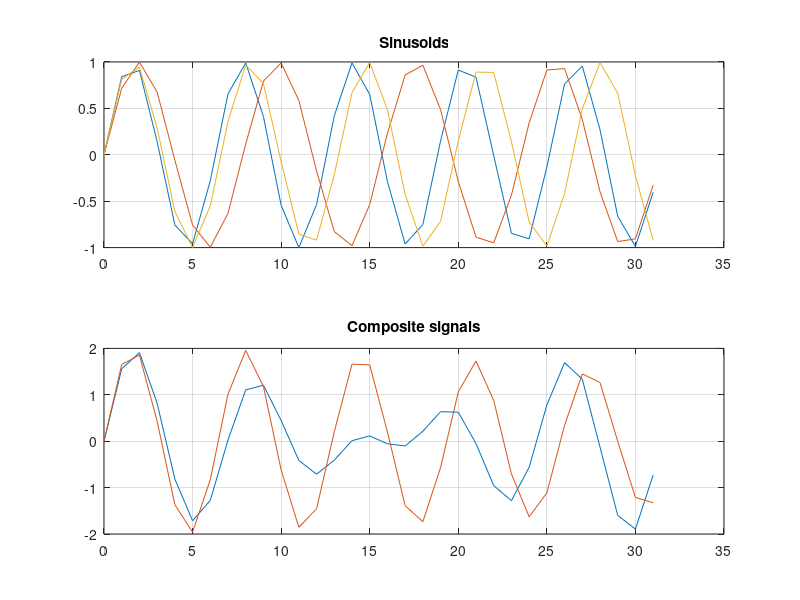
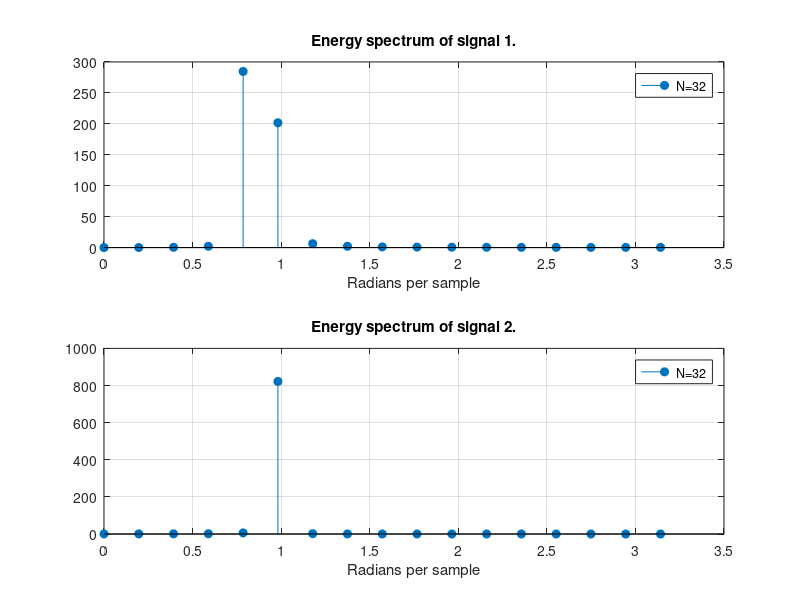
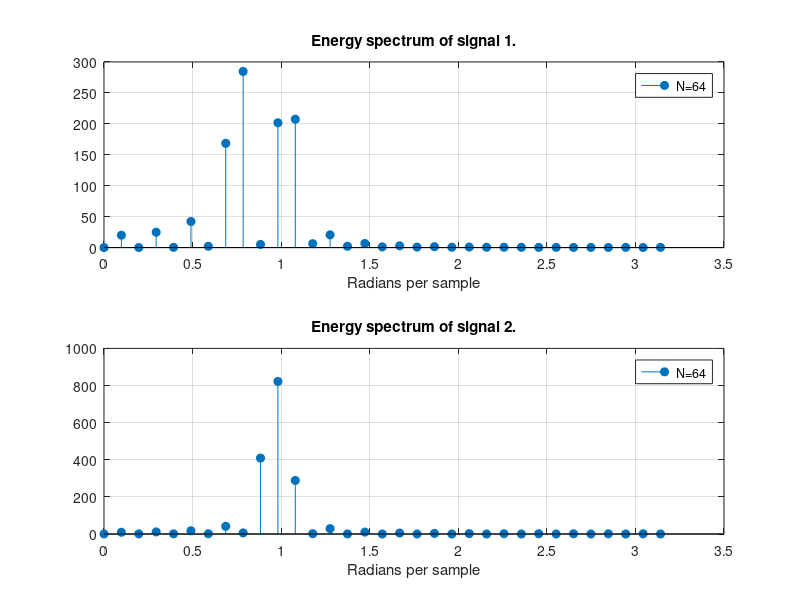
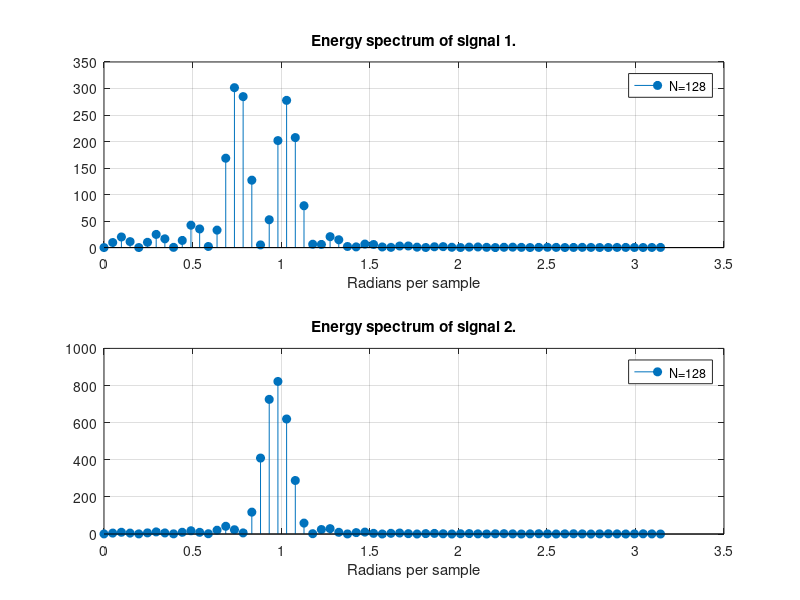

MATLAB code to generate these figures, in order:

echo on
omc=1;
N=32;
deltaom2=0.2;
deltaom3=0.05;
sin1=sin(omc*[0:N-1])';
sin2=sin((omc-deltaom2)*[0:N-1])';
sin3=sin((omc-deltaom3)*[0:N-1])';

signal1=sin1+sin2;
signal2=sin1+sin3;
x=0:N-1;
%plot signal
pause

figure(1)
clf
subplot(211)
plot([0:N-1],[sin1 sin2 sin3])
grid
title('Sinusoids')
subplot(212)
plot([0:N-1],[signal1 signal2])
grid
title('Composite signals')


%Energy spectra
pause

per1=abs(fft(signal1)).^2;
per2=abs(fft(signal2)).^2;

%plot energy spectra
pause
figure(2)
clf
subplot(211)
stem(0:2*pi/N:pi,per1(1:ceil(N/2)+1),'filled')
title('Energy spectrum of signal 1.')
legend('N=32')
grid
xlabel('Radians per sample')

subplot(212)
stem(0:2*pi/N:pi,per2(1:ceil(N/2)+1),'filled')
title('Energy spectrum of signal 2.')
legend('N=32')
grid
xlabel('Radians per sample')

%padding with N zeros
pause

per12=abs(fft(signal1,2*N)).^2;
per22=abs(fft(signal2,2*N)).^2;

figure(3)
clf
subplot(211)
stem([0:pi/N:pi],per12(1:ceil(N)+1),'filled')
title('Energy spectrum of signal 1.')
legend('N=64')
hold off
grid
xlabel('Radians per sample')

subplot(212)
stem(0:pi/N:pi,per22(1:ceil(N)+1),'filled')
title('Energy spectrum of signal 2.')
legend('N=64')
grid
xlabel('Radians per sample')

%padding with 3N zeros
pause

per14=abs(fft(signal1,4*N)).^2;
per24=abs(fft(signal2,4*N)).^2;

figure(4)
clf
subplot(211)
stem([0:pi/(2*N):pi],per14(1:ceil(2*N)+1),'filled')
title('Energy spectrum of signal 1.')
legend('N=128')
grid
xlabel('Radians per sample')

subplot(212)
stem([0:pi/(2*N):pi],per24(1:ceil(2*N)+1),'filled')
title('Energy spectrum of signal 2.')
legend('N=128')
grid
xlabel('Radians per sample')

%all plots together

pause
figure(5)
subplot(311)
stem(0:2*pi/N:pi,per1(1:ceil(N/2)+1),'filled') 
grid
title('Energy spectrum of signal 1. N=32')
legend('No zero padding')
subplot(312)
stem([0:pi/N:pi],per12(1:ceil(N)+1),'filled')
legend('Data padded with 32 zeros')
grid
subplot(313)
stem([0:pi/(2*N):pi],per14(1:ceil(2*N)+1),'filled')
legend('Data padded with 96 zeros')
grid
xlabel('Radians per sample')
figure(6)

subplot(311)
stem(0:2*pi/N:pi,per2(1:ceil(N/2)+1),'filled')
grid
title('Energy spectrum of signal 2.')
legend('No zero padding')
subplot(312)
stem([0:pi/N:pi],per22(1:ceil(N)+1),'filled')
grid
legend('Data padded with 32 zeros')
subplot(313)
stem([0:pi/(2*N):pi],per24(1:ceil(2*N)+1),'filled')
grid
legend('Data padded with 96 zeros')
xlabel('Radians per sample')
%Increase data lenght with a factor 4
pause


N=4*N;
sin1=sin(omc*[0:N-1])';
sin2=sin((omc-deltaom2)*[0:N-1])';
sin3=sin((omc-deltaom3)*[0:N-1])';

signal1=sin1+sin2;
signal2=sin1+sin3;

%Energy spectra
pause

per1=abs(fft(signal1)).^2;
per2=abs(fft(signal2)).^2;
figure(7)
subplot(211)
stem(0:2*pi/N:pi,per1(1:ceil(N/2)+1),'filled')
title('Energy spectrum of signal 1. 128 data points')
grid
xlabel('Radians per sample')

subplot(212)
stem(0:2*pi/N:pi,per2(1:ceil(N/2)+1),'filled')
title('Energy spectrum of signal 2. 128 data points')
grid
xlabel('Radians per sample')

echo off
